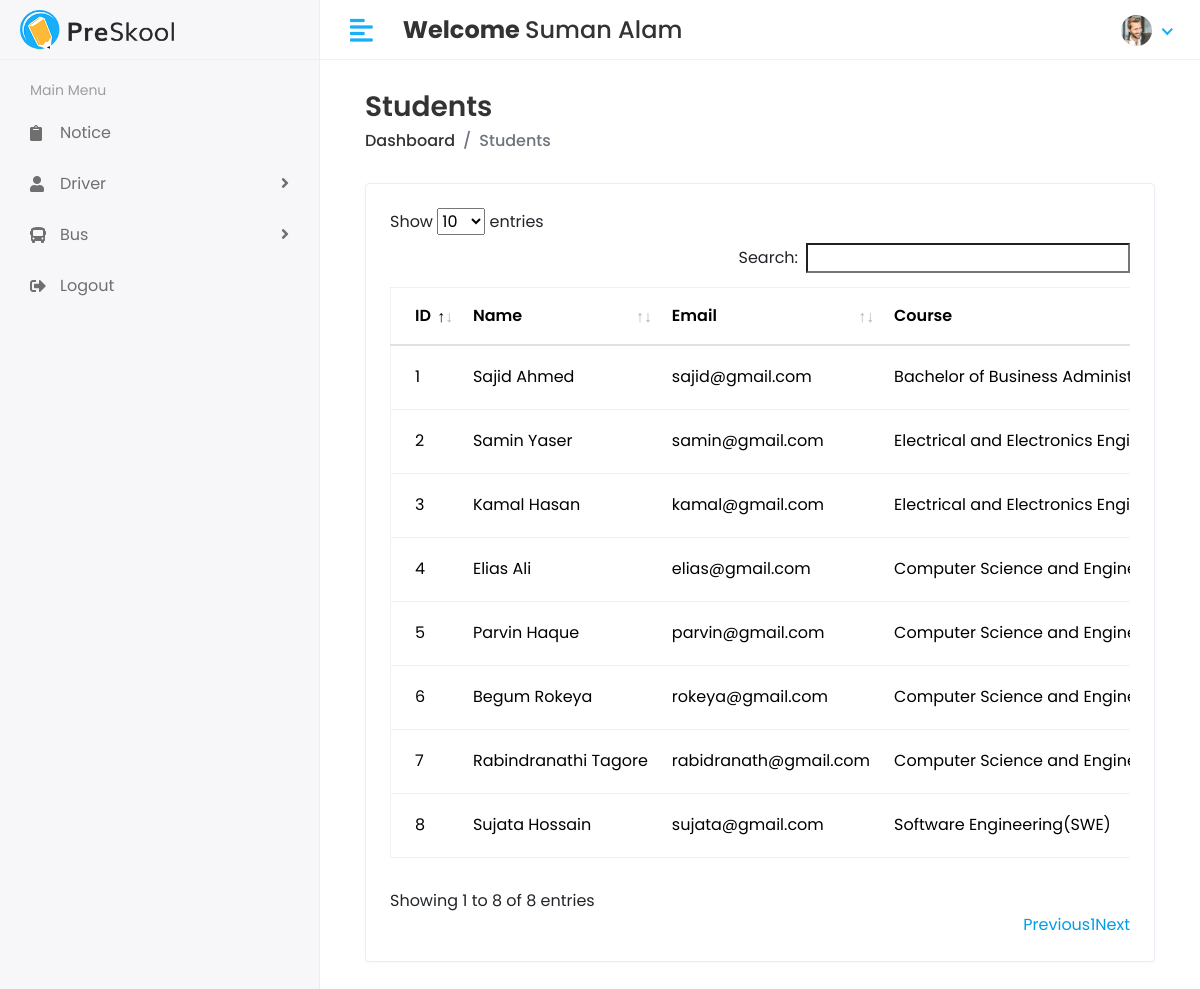
/Hod/student/view (signed in), run on the app's committed database.
### app/models.py (models this page shows, shortened)
class CustomUser(AbstractUser):
    USER = (
        (1, "HOD"),
        (2, "Student"),
        (3, "Stuff"),
    )
    user_type = models.CharField(choices=USER, max_length=50, default=1)
    profile_pic = models.ImageField(upload_to='profile_pic')

class Student(models.Model):
    admin = models.OneToOneField(CustomUser, on_delete=models.CASCADE)
    address = models.TextField()
    gender = models.CharField(max_length=50)
    course_id = models.ForeignKey(Course, on_delete=models.DO_NOTHING)
    session_id = models.ForeignKey(Session_year, on_delete=models.DO_NOTHING)
    created_at = models.DateTimeField(auto_now_add=True)
    updated_at = models.DateTimeField(auto_now=True)

class Course(models.Model):
    name = models.CharField(max_length=100)
    created_at = models.DateTimeField(auto_now_add=True)
    updated_at = models.DateTimeField(auto_now=True)

### app/Hod_views.py (the view)
# urls.py: path('Hod/student/view', Hod_views.student_views, name='view_student'),
@login_required(login_url='/')
def student_views(request):
    student = Student.objects.all()
    return render(request, 'Hod/view_student.html', {'student': student})

### templates/Hod/view_student.html (shortened to what this page needs)
{% extends 'base.html' %}
{% block content %}
  <div class="content container-fluid">
    <div class="page-header">
      <div class="row align-items-center">
        <div class="col">
          <h3 class="page-title">Students</h3>
          <ul class="breadcrumb">
            <li class="breadcrumb-item">
              <a>Dashboard</a>
            </li>
            <li class="breadcrumb-item active">Students</li>
          </ul>
        </div>
      </div>
    </div>
    <div class="row">
      <div class="col-sm-12">
        <div class="card card-table">
          <div class="card-body">
            <div class="table-responsive">
              <table id="table_id" class="table table-hover table-center mb-0">
                <thead>
                  <tr>
                    <th>ID</th>
                    <th>Name</th>
                    <th>Email</th>
                    <th>Course</th>
                  </tr>
                </thead>
                <tbody>
                  {% for student in student %}
                    <tr>
                      <td>{{forloop.counter}}</td>
                      <td>
                          {{ student.admin.first_name }}&nbsp;{{ student.admin.last_name }}
                      </td>
                      <td>{{ student.admin.email }}</td>
                      <td>{{ student.course_id.name }}</td>
                    </tr>
                  {% endfor %}
                </tbody>
              </table>
            </div>
          </div>
        </div>
      </div>
    </div>
  </div>
{% endblock %}

### templates/base.html (shortened to what this page needs)
<!DOCTYPE html>
{% load static %}
<html lang="en">
  <head>
    <link href="https://cdn.jsdelivr.net/npm/bootstrap@5.3.3/dist/css/bootstrap.min.css" rel="stylesheet">
    <link rel="stylesheet" href="{% static 'assets/plugins/bootstrap/css/bootstrap.min.css' %}" />
    <link rel="stylesheet" href="{% static 'assets/plugins/fontawesome/css/fontawesome.min.css' %}" />
    <link rel="stylesheet" href="{% static 'assets/plugins/fontawesome/css/all.min.css' %}" />
    <link rel="stylesheet" href="{% static 'assets/plugins/datatables/datatables.min.css' %}" />
    <link rel="stylesheet" href="{% static 'assets/css/style.css' %}" />
  </head>
  <body>
    <div class="main-wrapper">
      {% include 'includes/header.html' %}
      {% include 'includes/sidebar.html' %}
      <div class="page-wrapper">
        <div class="content container-fluid">
          {% block content %}
          {% endblock %}
    </div>
  </body>
</html>

### templates/includes/header.html (shortened to what this page needs)
{% load static %}
<div class="header">
    <div class="header-left">
      <span class="logo"><img src="{% static "assets/img/logo.png" %}" alt="Logo" /></span>
    </div>
    <a href="javascript:void(0);" id="toggle_btn"><i class="fas fa-align-left"></i></a>
    <div class="top-nav-search mt-3">
      <h4><strong>Welcome&nbsp;</strong><span>{{user.first_name}} {{user.last_name}}</span></h4>
    </div>
    <ul class="nav user-menu">
      <li class="nav-item dropdown has-arrow">
        <a href="#" class="dropdown-toggle nav-link" data-toggle="dropdown"><span class="user-img">
        {% if user.profile_pic %}
          <img class="rounded-circle" src="{{ user.profile_pic.url }}" width="31" alt="{{user.username}}" />
          {% else %}
          <img class="rounded-circle" src="{% static "assets/img/pp.jpg" %}" width="31" alt="{{user.username}}" />
          {% endif %}
        </span></a>
      </li>
    </ul>
  </div>

### templates/includes/sidebar.html (shortened to what this page needs)
{% load static %}
{% load active_link_tags %}
<div class="sidebar" id="sidebar">
  <div class="sidebar-inner slimscroll">
    <div id="sidebar-menu" class="sidebar-menu">
      {% if user.user_type == '1' %}
        <ul>
          <li class="menu-title">
            <span>Main Menu</span>
          </li>
          <li class="{% active_link 'hod_home' 'active' %}">
            <a href="{% url 'hod_home' %}"><i class="fas fa-chart-line"></i><span>Dashboard</span></a>
          </li>
          <li class="submenu {% active_link 'student_add' 'active' %} {% active_link 'view_student' 'active' %}">
            <a href="#"><i class="fas fa-user-graduate"></i> <span>Students</span> <span class="menu-arrow"></span></a>
            <ul>
              <li>
                <a href="{% url 'student_add' %}">Student Add</a>
              </li>
              <li>
                <a href="{% url 'view_student' %}">Student View</a>
              </li>
            </ul>
          </li>
          <li class="submenu {% active_link 'staff_add' 'active' %} {% active_link 'staff_view' 'active' %}">
            <a href="#"><i class="fas fa-chalkboard-teacher"></i> <span>Staff</span> <span class="menu-arrow"></span></a>
            <ul>
              <li>
                <a href="{% url 'staff_add' %}">Staff Add</a>
              </li>
              <li>
                <a href="{% url 'staff_view' %}">Staff View</a>
              </li>
            </ul>
          </li>
          <li class="submenu {% active_link 'course_view' 'active' %} {% active_link 'course_add' 'active' %}">
            <a href="#"><i class="fa fa-graduation-cap"></i> <span>Course</span> <span class="menu-arrow"></span></a>
            <ul>
              <li>
                <a href="{% url 'course_view' %}">Course View</a>
              </li>
              <li>
                <a href="{% url 'course_add' %}">Course Add</a>
              </li>
            </ul>
          </li>
          <li class="submenu {% active_link 'subject_add' 'active' %} {% active_link 'subject_view' 'active' %}">
            <a href="#"><i class="fas fa-book-reader"></i> <span>Subjects</span> <span class="menu-arrow"></span></a>
            <ul>
              <li>
                <a href="{% url 'subject_add' %}">Add Subject</a>
              </li>
              <li>
                <a href="{% url 'subject_view' %}">View Subject</a>
              </li>
            </ul>
          </li>
          <li class="submenu {% active_link 'session_add' 'active' %} {% active_link 'session_view' 'active' %}">
            <a href="#"><i class="fa fa-clock"></i> <span>Sessions</span> <span class="menu-arrow"></span></a>
            <ul>
              <li>
                <a href="{% url 'session_add' %}">Add Sessions</a>
              </li>
              <li>
                <a href="{% url 'session_view' %}">View Sessions</a>
              </li>
            </ul>
          </li>
          <li class="{% active_link 'staff_send_notification' 'active' %}">
            <a href="{% url 'staff_send_notification' %}"><i class="fas fa-bell"></i><span>Staff Notification</span></a>
          </li>
          <li class="{% active_link 'student_send_notification' 'active' %}">
            <a href="{% url 'student_send_notification' %}"><i class="fas fa-bell"></i><span>Student Notification</span></a>
          </li>
          <li class="{% active_link 'hod_view_attendance' 'active' %}">
            <a href="{% url 'hod_view_attendance' %}"><i class="fas fa-calendar-day"></i><span>View Attendance</span></a>
          </li>
          <li class="{% active_link 'student_send_reply' 'active' %}">
            <a href="{% url 'student_send_reply' %}"><i class="fas fa-comments"></i><span>Student Feedback</span></a>
          </li>
          <li class="{% active_link 'staff_send_reply' 'active' %}">
            <a href="{% url 'staff_send_reply' %}"><i class="fas fa-comments"></i><span>Staff Feedback</span></a>
          </li>
          <li class="{% active_link 'student_leave_view' 'active' %}">
            <a href="{% url 'student_leave_view' %}"><i class="fas fa-envelope"></i><span>Student Leave</span></a>
          </li>
          <li class="{% active_link 'staff_leave_view' 'active' %}">
            <a href="{% url 'staff_leave_view' %}"><i class="fas fa-envelope"></i><span>Staff Leave</span></a>
          </li>
          <li class="submenu {% active_link 'hod_transport_notice' 'active' %} {% active_link 'hod_bus_schedule' 'active' %}">
            <a href=""><i class="fa fa-bus"></i> <span>Transport</span> <span class="menu-arrow"></span></a>
            <ul>
              <li>
                <a href="{% url 'hod_transport_notice' %}">Notice</a>
              </li>
              <li>
                <a href="{% url 'hod_bus_schedule' %}">Bus Information</a>
              </li>
            </ul>
          </li>
          <li>
            <a href="{% url 'dologout' %}"><i class="fas fa-sign-out-alt" aria-hidden="true"></i><span>Logout</span></a>
          </li>
        </ul>
        {% comment %}Students sidebar{% endcomment %}
      {% else %}
        <ul>
          <li class="menu-title">
            <span>Main Menu</span>
          </li>
          <li class="{% active_link 'transport_notification' 'active' %}">
            <a href="{% url 'transport_notification' %}"><i class="fas fa-clipboard"></i><span>Notice</span></a>
          </li>
          <li class="submenu {% active_link 'driver_view' 'active' %} {% active_link 'add_driver' 'active' %}">
            <a href="#"><i class="fa fa-user"></i> <span>Driver</span> <span class="menu-arrow"></span></a>
          </li>
          <li class="submenu {% active_link 'bus_view' 'active' %} {% active_link 'add_bus' 'active' %}">
            <a href="#"><i class="fa fa-bus"></i> <span>Bus</span> <span class="menu-arrow"></span></a>
          </li>
          <li>
            <a href="{% url 'dologout' %}"><i class="fas fa-sign-out-alt" aria-hidden="true"></i><span>Logout</span></a>
          </li>
        </ul>
      {% endif %}
    </div>
  </div>
</div>

### data on the page
CustomUser: first_name "Suman", last_name "Alam", profile_pic (picture)
Student: admin.first_name "Sajid", admin.last_name "Ahmed", admin.email "sajid@gmail.com", course_id.name "Bachelor of Business…"
Student: admin.first_name "Samin", admin.last_name "Yaser", admin.email "samin@gmail.com", course_id.name "Electrical and Electronics…"
Student: admin.first_name "Kamal", admin.last_name "Hasan", admin.email "kamal@gmail.com", course_id.name "Electrical and Electronics…"
Student: admin.first_name "Elias", admin.last_name "Ali", admin.email "elias@gmail.com", course_id.name "Computer Science and…"
Student: admin.first_name "Parvin", admin.last_name "Haque", admin.email "parvin@gmail.com", course_id.name "Computer Science and…"
Student: admin.first_name "Begum", admin.last_name "Rokeya", admin.email "rokeya@gmail.com", course_id.name "Computer Science and…"
Student: admin.first_name "Rabindranathi", admin.last_name "Tagore", admin.email "rabidranath@gmail.com", course_id.name "Computer Science and…"
Student: admin.first_name "Sujata", admin.last_name "Hossain", admin.email "sujata@gmail.com", course_id.name "Software Engineering(SWE)"
